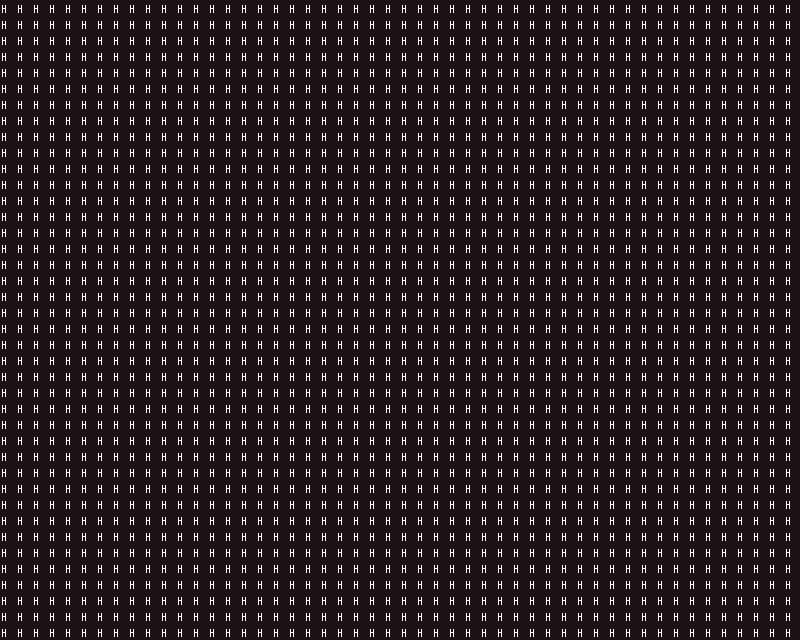

Below is a game level as drawn by its tile map, then a one-line description and the .tmx that defines it (tile-layer data replaced by summaries):
An orthogonal 50x40 tile map with 16x16 px tiles, 1 tile layer (prototype).

<map version="1.10" tiledversion="1.10.2" orientation="orthogonal" renderorder="right-down" width="50" height="40" tilewidth="16" tileheight="16" infinite="0" nextlayerid="9" nextobjectid="1">
 <tileset firstgid="98" source="TangerineTavernPNG_PetricakeGames.tsx" />
 <layer id="1" name="prototype" width="50" height="40">
  <data>[2000 cells, 2000 non-empty, 1 distinct tile ids]</data>
 </layer>
</map>
